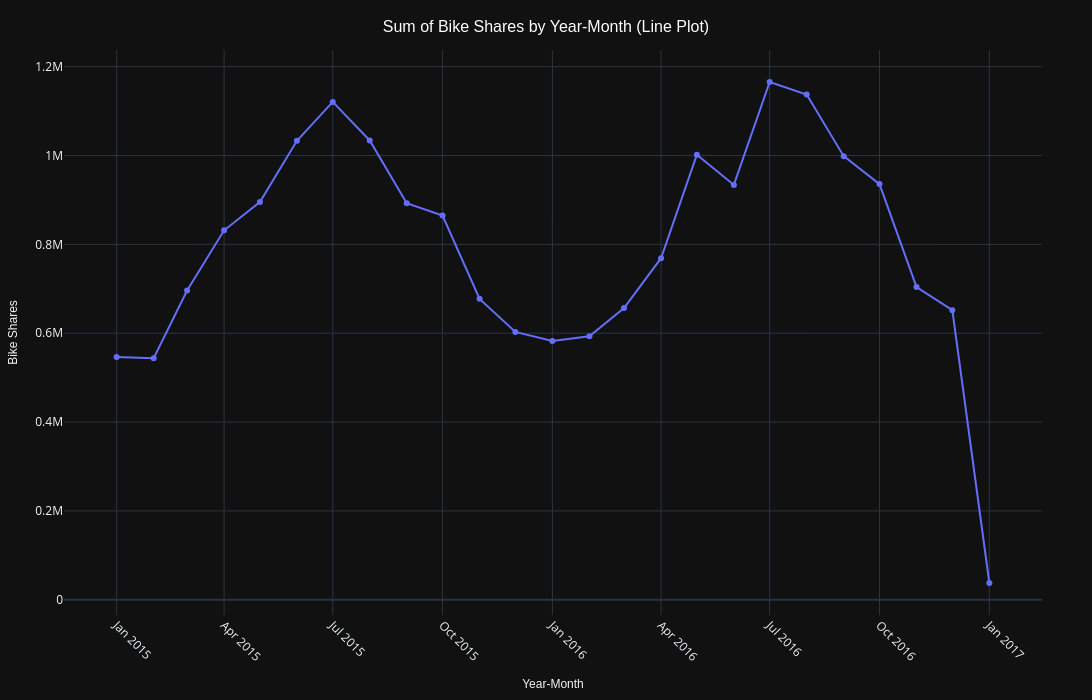

Source (notebook cell):
### Markdown cell above
## 📈 Peak Points and General Change Trend

📌 **After July 2015**, **it was observed that it peaked on two separate dates**.

📊 **General Trend:**
- 🔺 **Two distinct peak points** were detected.
- 🔄 **High frequency changes** are observed, indicating sudden fluctuations in the data.

📅 Time series analysis can be done to understand the possible factors behind these changes.

### Code cell
df['year_month'] = df['Datetime'].dt.to_period('M')
monthly_shares = df.groupby('year_month')['Ride_Count'].sum().reset_index()

monthly_shares['year_month'] = monthly_shares['year_month'].astype(str)

fig = px.line(
    monthly_shares,
    x='year_month',
    y='Ride_Count',
    title="Sum of Bike Shares by Year-Month (Line Plot)",
    labels={"year_month": "Year-Month", "Ride_Count": "Bike Shares"},
    markers=True,
    template="plotly_dark",
)
fig.update_layout(
    title_font=dict(size=16, family="Arial", color="white"),
    title_x=0.5,  
    title_y=0.97,  
    xaxis_title_font=dict(size=12, family="Arial"),
    yaxis_title_font=dict(size=12, family="Arial"),
    xaxis=dict(tickangle=45),
    margin=dict(t=50, l=50, r=50, b=50),
    width=1200,  
    height=700,  
)

fig.show()

### Figure 1 — Plotly figure (JSON) as saved in the notebook; plotly's stock layout.template omitted (floating-point values rounded to 4 significant figures)
{"data": [{"hovertemplate": "Year-Month=%{x}<br>Bike Shares=%{y}<extra></extra>", "legendgroup": "", "line": {"color": "#636efa", "dash": "solid"}, "marker": {"symbol": "circle"}, "mode": "lines+markers", "name": "", "orientation": "v", "showlegend": false, "type": "scatter", "x": ["2015-01", "2015-02", "2015-03", "2015-04", "2015-05", "2015-06", "2015-07", "2015-08", "2015-09", "2015-10", "2015-11", "2015-12", "2016-01", "2016-02", "2016-03", "2016-04", "2016-05", "2016-06", "2016-07", "2016-08", "2016-09", "2016-10", "2016-11", "2016-12", "2017-01"], "xaxis": "x", "y": [546639, 543594, 695934, 831582, 895413, 1033252, 1120687, 1033951, 892478, 865046, 677332, 602838, 582518, 592910, 656527, 768845, 1001935, 933878, 1165527, 1137314, 998619, 935706, 703859, 651908, 37680], "yaxis": "y"}], "layout": {"height": 700, "legend": {"tracegroupgap": 0}, "margin": {"b": 50, "l": 50, "r": 50, "t": 50}, "title": {"font": {"color": "white", "family": "Arial", "size": 16}, "text": "Sum of Bike Shares by Year-Month (Line Plot)", "x": 0.5, "y": 0.97}, "width": 1200, "xaxis": {"anchor": "y", "autorange": true, "domain": [0, 1], "range": ["2014-11-18 05:49:28.5776", "2017-02-13 18:10:31.4224"], "tickangle": 45, "title": {"font": {"family": "Arial", "size": 12}, "text": "Year-Month"}, "type": "date"}, "yaxis": {"anchor": "x", "autorange": true, "domain": [0, 1], "range": [-34410.0, 1238000.0], "title": {"font": {"family": "Arial", "size": 12}, "text": "Bike Shares"}, "type": "linear"}}}
